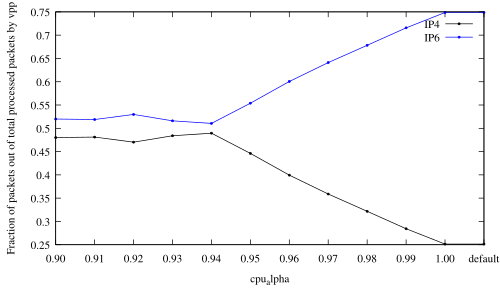

Source code (gnuplot):
#! xgp DATA/fair-drop_bell64_turbo_0.1.dat DATA/fair-drop_bell64_turbo_0.2.dat DATA/fair-drop_bell64_turbo_0.3.dat DATA/fair-drop_bell64_turbo_0.4.dat DATA/fair-drop_bell64_turbo_0.5.dat DATA/fair-drop_bell64_turbo_0.6.dat DATA/fair-drop_bell64_turbo_0.7.dat DATA/fair-drop_bell64_turbo_0.8.dat DATA/fair-drop_bell64_turbo_0.9.dat DATA/fair-drop_bell64_turbo_1.0.dat DATA/fair-drop_bell64_turbo_fifo_0.1.dat DATA/fair-drop_bell64_turbo_fifo_0.2.dat DATA/fair-drop_bell64_turbo_fifo_0.3.dat DATA/fair-drop_bell64_turbo_fifo_0.4.dat DATA/fair-drop_bell64_turbo_fifo_0.5.dat DATA/fair-drop_bell64_turbo_fifo_0.6.dat DATA/fair-drop_bell64_turbo_fifo_0.7.dat DATA/fair-drop_bell64_turbo_fifo_0.8.dat DATA/fair-drop_bell64_turbo_fifo_0.9.dat DATA/fair-drop_bell64_turbo_fifo_1.0.dat 2:1
# Created the Tue Jul 11 16:30:25 CEST 2017 with:
#   ____________________________
#  /                            \
# /        xgp        __________/
# \__________________/.:nonsns:.
#
 
#-------------------------------------
# SHAPES:
# (c)ircle  (t)riangle (i)nv.tri.
#           (d)iamond  (s)quare
# FILLING:
# (f)illed  (o)paque  (e)mpty (default)
#-------------------------------------
   s=4  ; es=s  ; fs=s+1 ; os=s+66
   c=6  ; ec=c  ; fc=c+1 ; oc=os+1
   t=8  ; et=t  ; ft=t+1 ; ot=oc+1
   i=10 ; ei=i  ; fi=i+1 ; oi=ot+1
   d=12 ; ed=d  ; fd=d+1 ; od=oi+1
   p=14 ; ep=p  ; fp=p+1 ; op=od+1
#-------------------------------------
#  e.g.:  
#  empty circles vs filled squares
#  plot "file" u 1:3 w p pt ec, 
#           "" u 1:4 w lp pt fs
#-------------------------------------

#Happy gnuplotting

set out "fraction.pdf"
set term pdf font "Times,12"
set pointsize 0.25

set key top righ
set ylabel "Fraction of packets out of total processed packets by vpp"
set xlabel "cpu_alpha"
#set format y "%.0t^.10^%T"
#set ytics 0.1
#set yran [0.2:0.8]
#set xran [0.90:1]
#set xtics 0.01
min(a,b)=a<b?a:b
#set key autotitle columnhead

plot \
	"rundatalpha.dat"	u 0:2:xtic(1)   t "IP4"	w  lp pt fc lc rgb "black", \
	"rundatalpha.dat"	u 0:3:xtic(1)	t "IP6"	w  lp pt fc lc rgb "blue"
